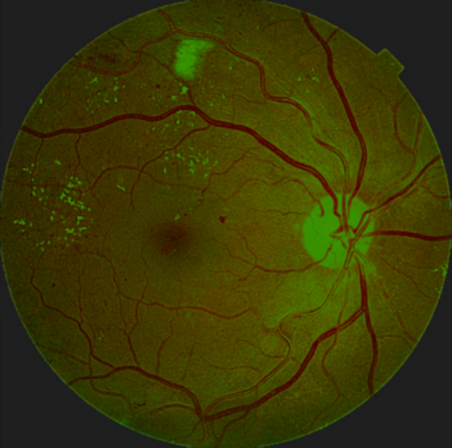
#> input picture converted_to_image_jpeg_style.png, 452 x 448 px
$ python 3-fillter-bright-green-color-obj.py
#> lines starting #> are read from the running program, lines starting #| are printed output that depends on the picture; after the words box and inside, x2 and y2 are one past the last pixel; in counts of white or black regions, pixels touching at a corner belong together
import cv2
import numpy as np

def isolate_green(image_path):
    """
    Isolates green color components from an image and makes
    all other parts black.

    Args:
        image_path (str): The path to the input image.

    Returns:
        numpy.ndarray: The processed image with only green parts,
                       or None if the image cannot be loaded.
    """
#> called with image_path = 'converted_to_image_jpeg_style.png'
    # Load the image
    img = cv2.imread(image_path)
#> img is the input picture: shape (448, 452, 3); mean B, G, R 6.4, 55.6, 58.1

    if img is None:
        print(f"Error: Could not load image from {image_path}")
        return None

    # Convert the image from BGR to HSV color space
    hsv_img = cv2.cvtColor(img, cv2.COLOR_BGR2HSV)
#> hsv_img: shape (448, 452, 3); mean H, S, V 26.6, 204.2, 61.8

    # --- Define color ranges for Green ---
    # To remove yellowish-green, increase the lower hue bound.
    # Typical pure green hue is around 60. Values below that tend towards yellow.
    # Adjust these values based on your specific image's green shades.
    lower_green = np.array([42, 90, 95])  # Increased hue from 20 to 35-40
    upper_green = np.array([95, 255, 255])

    # Create a mask for green color
    mask_green = cv2.inRange(hsv_img, lower_green, upper_green)
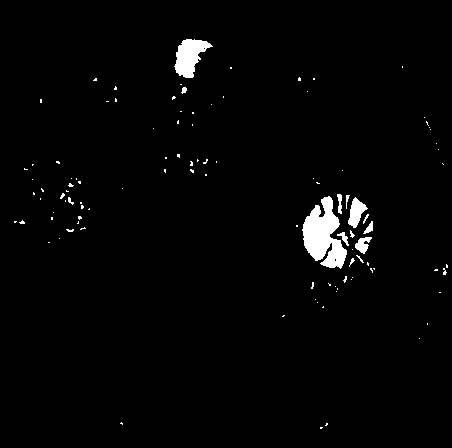
#> mask_green: shape (448, 452); 2% white; 106 white regions (93 under 20 px), largest, box (x1, y1, x2, y2) and area: (302, 196, 347, 269) 1878, (174, 39, 213, 78) 854, (348, 197, 368, 228) 323

    # --- Apply the mask to the original image ---
    # Create a black image of the same size as the original
    black_background = np.zeros_like(img)

    # Copy only the pixels where the mask_green is white (i.e., green)
    result_img = cv2.bitwise_and(img, img, mask=mask_green)
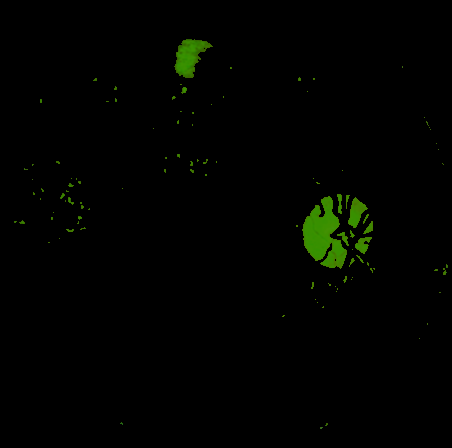
#> result_img: shape (448, 452, 3); mean B, G, R 0, 2.6, 1.2

    # Display the original and the processed image
    cv2.namedWindow('Original Image', cv2.WINDOW_NORMAL)
    cv2.resizeWindow('Original Image', 600, 600)
    cv2.imshow('Original Image', img)

    cv2.namedWindow('Green Isolated', cv2.WINDOW_NORMAL)
    cv2.resizeWindow('Green Isolated', 600, 600)
    cv2.imshow('Green Isolated', result_img)

    cv2.waitKey(0)
    cv2.destroyAllWindows()
    cv2.waitKey(0) # Wait indefinitely until a key is pressed
    cv2.destroyAllWindows() # Close all OpenCV windows

    return result_img

# --- How to use the function ---
image_file = 'converted_to_image_jpeg_style.png' # Using the image name from the user's prompt
processed_image = isolate_green(image_file)

if processed_image is not None:
    # You can save the result if needed
    cv2.imwrite('green_isolated_fundus.png', processed_image)
    print("Processed image saved as 'green_isolated_fundus.png'")

$ run again, with 11.PNG copied over converted_to_image_jpeg_style.png
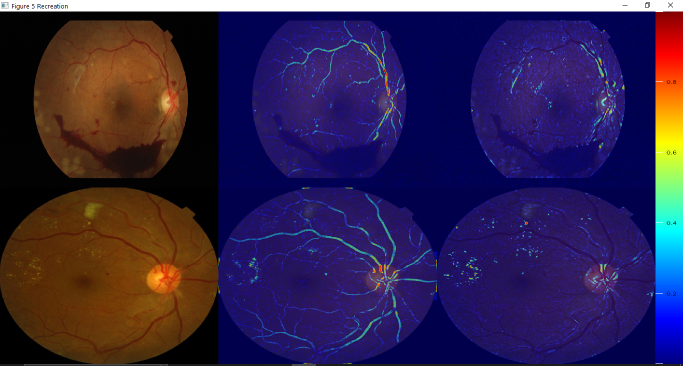
#> input picture 11.PNG, 1366 x 732 px (shown at 1/2 size)
#> in isolate_green, img is the input picture: shape (732, 1366, 3); mean B, G, R 76.6, 35.6, 50.9
#> hsv_img: shape (732, 1366, 3); mean H, S, V 82.6, 188.5, 99.2
#> in isolate_green, `mask_green = cv2.inRange(hsv_img, lower_green, upper_green)`:
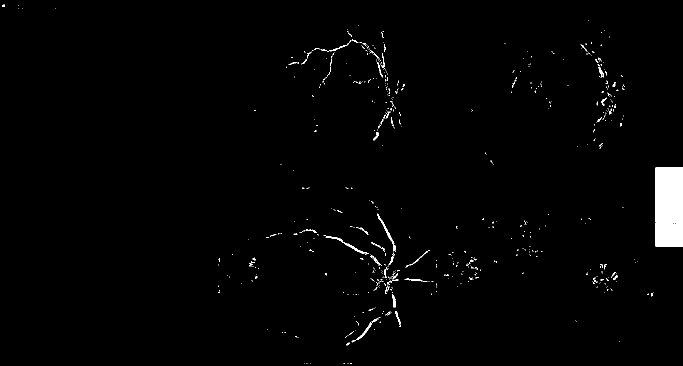
#> mask_green: shape (732, 1366) (shown at 1/2 size); 1.3% white; 598 white regions (553 under 20 px), largest, box (x1, y1, x2, y2) and area: (1311, 335, 1366, 493) 8648, (647, 471, 738, 508) 307, (755, 427, 792, 503) 286
#> in isolate_green, `result_img = cv2.bitwise_and(img, img, mask=mask_green)`:
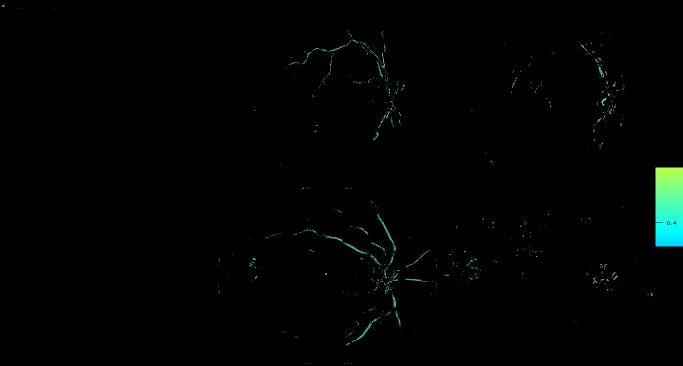
#> result_img: shape (732, 1366, 3) (shown at 1/2 size); mean B, G, R 2.2, 3, 1

$ run again, with 12.PNG copied over converted_to_image_jpeg_style.png
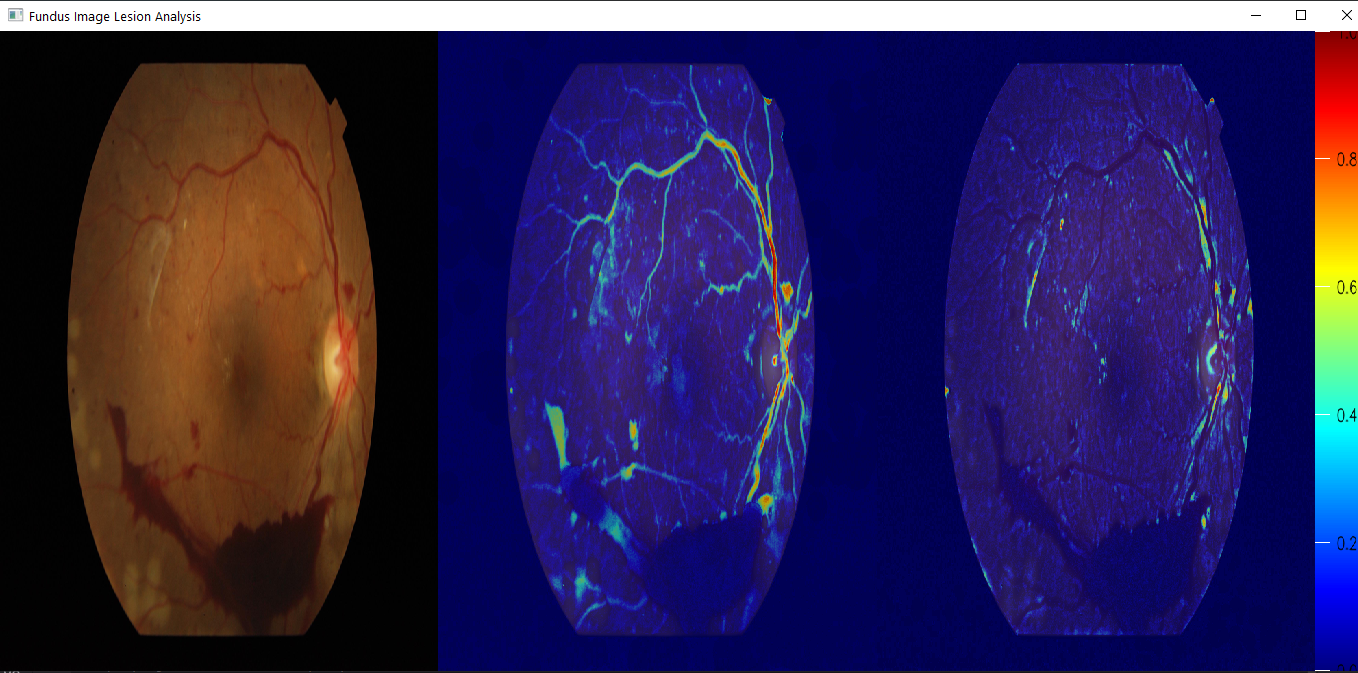
#> input picture 12.PNG, 1358 x 673 px
#> in isolate_green, img is the input picture: shape (673, 1358, 3); mean B, G, R 82.8, 35.5, 47
#> hsv_img: shape (673, 1358, 3); mean H, S, V 80.9, 179, 99.9
#> in isolate_green, `mask_green = cv2.inRange(hsv_img, lower_green, upper_green)`:
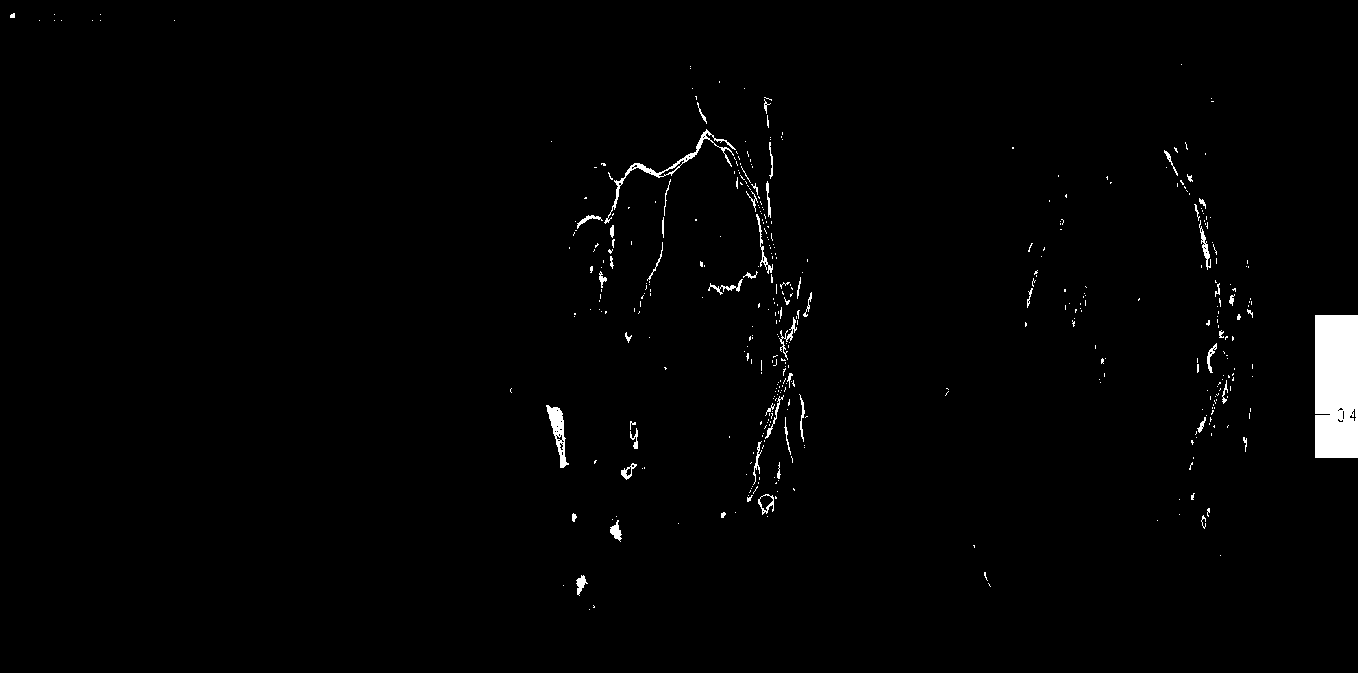
#> mask_green: shape (673, 1358); 1.3% white; 418 white regions (361 under 20 px), largest, box (x1, y1, x2, y2) and area: (1315, 315, 1358, 458) 6088, (604, 129, 736, 224) 730, (546, 405, 569, 468) 559
#> in isolate_green, `result_img = cv2.bitwise_and(img, img, mask=mask_green)`:
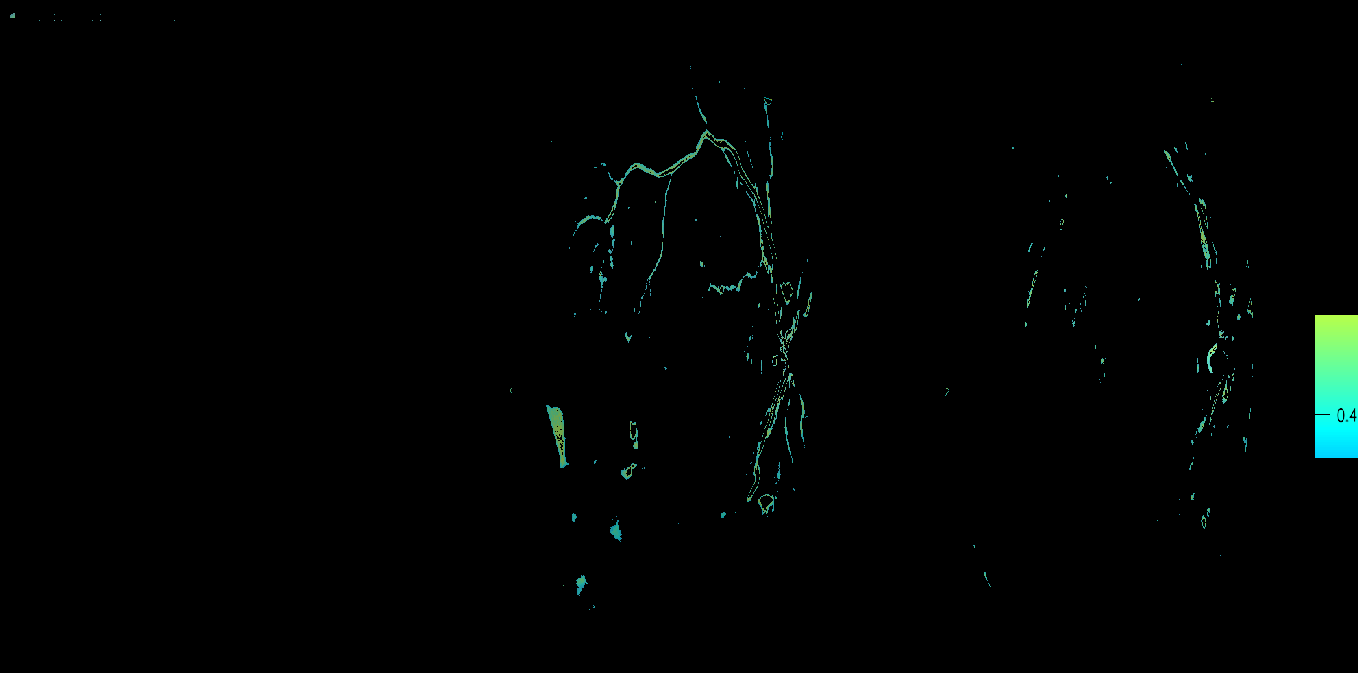
#> result_img: shape (673, 1358, 3); mean B, G, R 2.1, 2.7, 1
